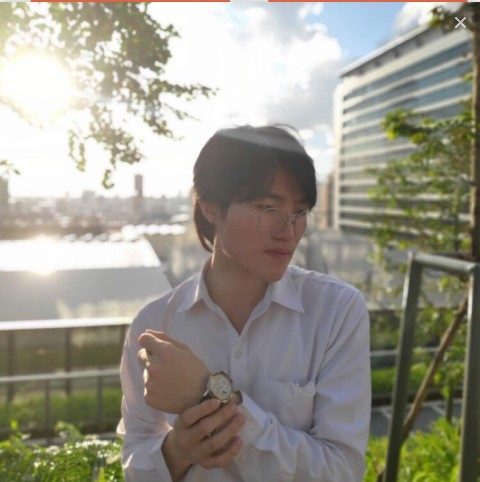
#> input picture ohm1.jpg, 480 x 482 px, found by its file name
$ python Test_Sepia.py
#> lines starting #> are read from the running program, lines starting #| are printed output that depends on the picture
import numpy as np
import cv2

def sepia(src_image):

    gray = cv2.cvtColor(src_image, cv2.COLOR_BGR2GRAY)
    normalized_gray = np.array(gray, np.float32)/255

    #solid color
    sepia = np.ones(src_image.shape)
    sepia[:,:,0] *= 153 #B
    sepia[:,:,1] *= 204 #G
    sepia[:,:,2] *= 255 #R

    #hadamard
    sepia[:,:,0] *= normalized_gray #B
    sepia[:,:,1] *= normalized_gray #G
    sepia[:,:,2] *= normalized_gray #R

    sepia_img = np.array(sepia, dtype=np.uint8)

    return sepia_img
def applyInvert(src_image):
    invert = cv2.bitwise_not(src_image)
    return invert


image = cv2.imread('E:\Git-hab\Image_Processing_GUI\ohm1.jpg')
#> image is the input picture: shape (482, 480, 3); mean B, G, R 140.4, 152.2, 154.9

image2invert = applyInvert(image)
#> in applyInvert, `invert = cv2.bitwise_not(src_image)`:
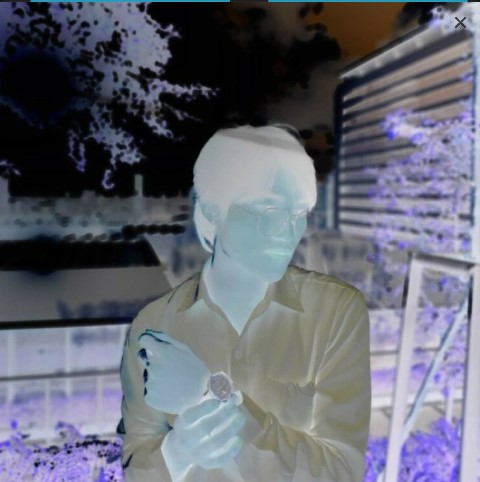
#> invert: shape (482, 480, 3); mean B, G, R 114.6, 102.8, 100.1


cv2.imshow('invert', image2invert)

cv2.waitKey()&0xFF
cv2.destroyAllWindows()

$ run again, with ohm2.jpg copied over ohm1.jpg
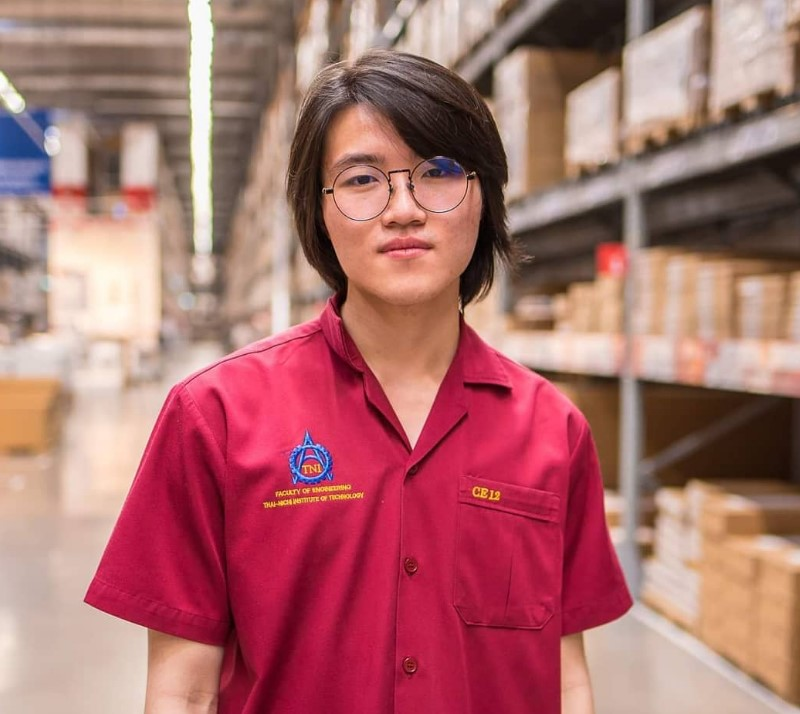
#> input picture ohm2.jpg, 800 x 714 px, found by its file name
#> image is the input picture: shape (714, 800, 3); mean B, G, R 109.4, 109.6, 171.7
#> in applyInvert, `invert = cv2.bitwise_not(src_image)`:
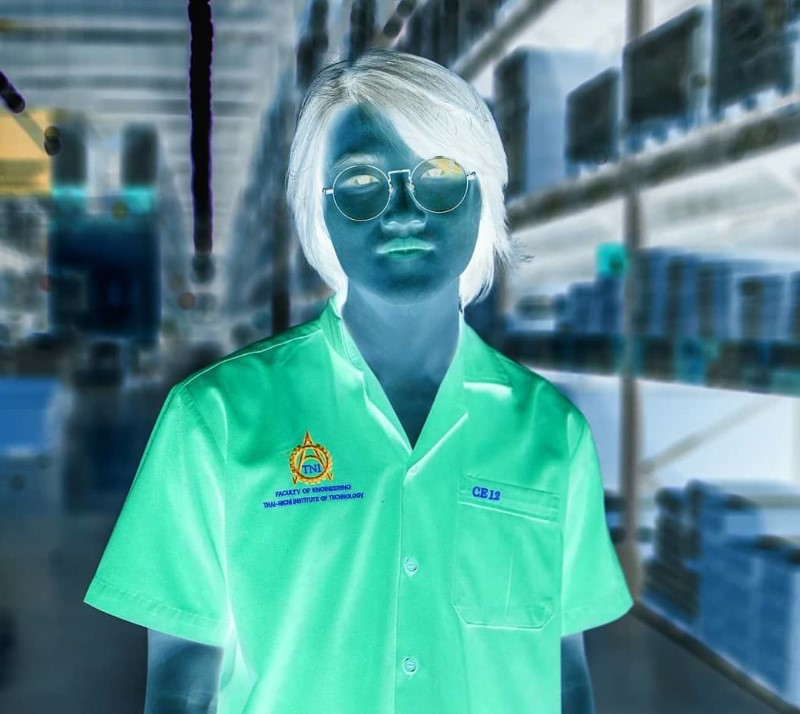
#> invert: shape (714, 800, 3); mean B, G, R 145.6, 145.4, 83.3

$ run again, with ed.jpg copied over ohm1.jpg
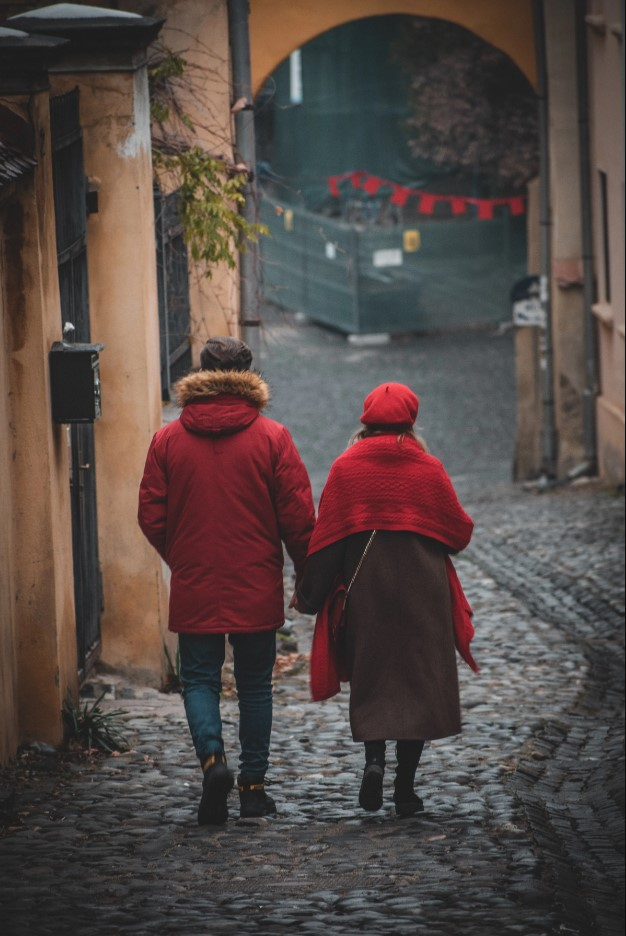
#> input picture ed.jpg, 626 x 936 px, found by its file name
#> image is the input picture: shape (936, 626, 3); mean B, G, R 69.6, 73.2, 85
#> in applyInvert, `invert = cv2.bitwise_not(src_image)`:
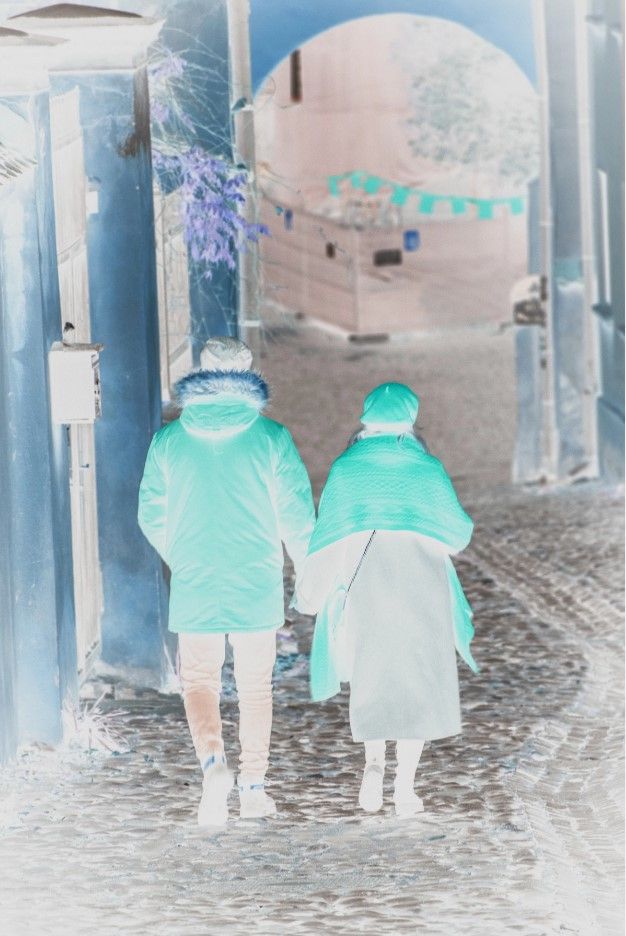
#> invert: shape (936, 626, 3); mean B, G, R 185.4, 181.8, 170

$ run again, with index.jpg copied over ohm1.jpg
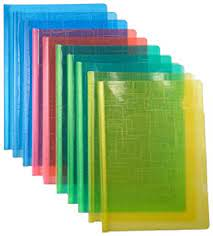
#> input picture index.jpg, 213 x 236 px, found by its file name
#> image is the input picture: shape (236, 213, 3); mean B, G, R 142.7, 180.2, 148.7
#> in applyInvert, `invert = cv2.bitwise_not(src_image)`:
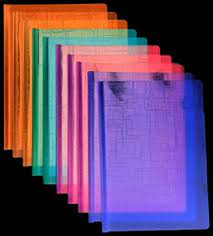
#> invert: shape (236, 213, 3); mean B, G, R 112.3, 74.8, 106.3
